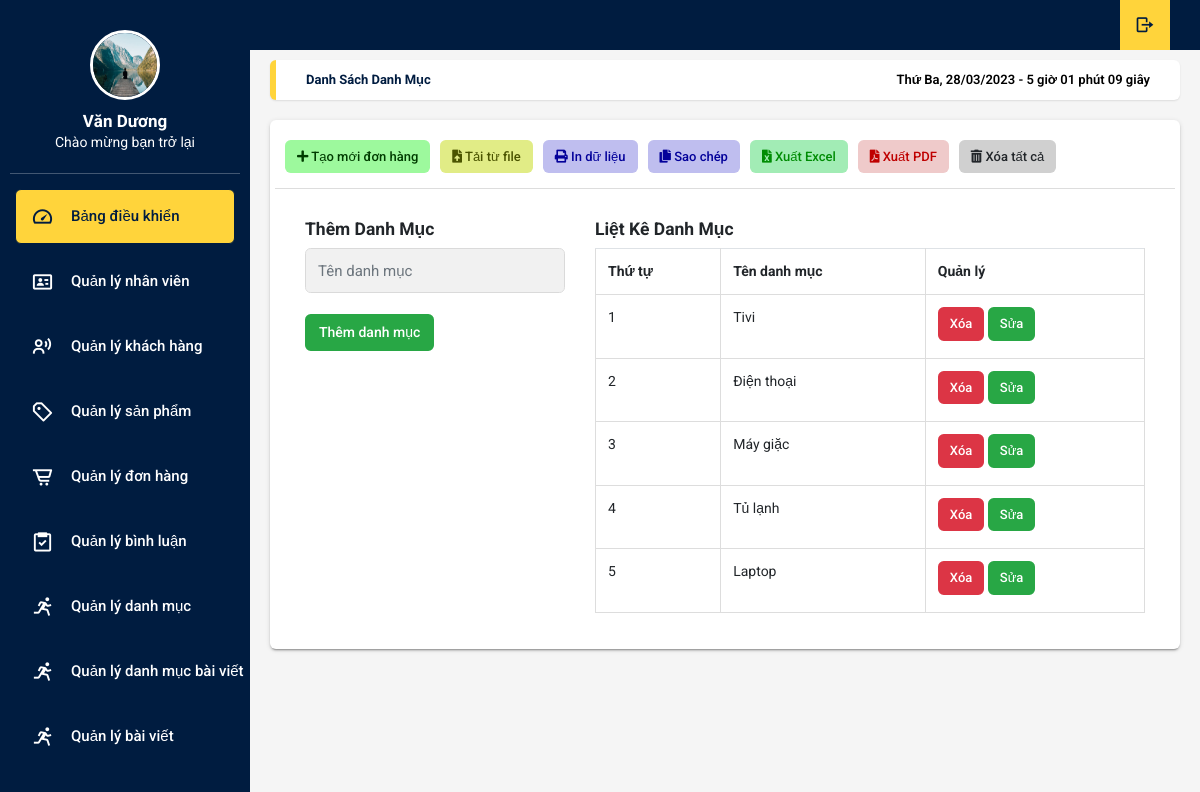
Page /admin/xulydanhmuc.php on the earlier database version.
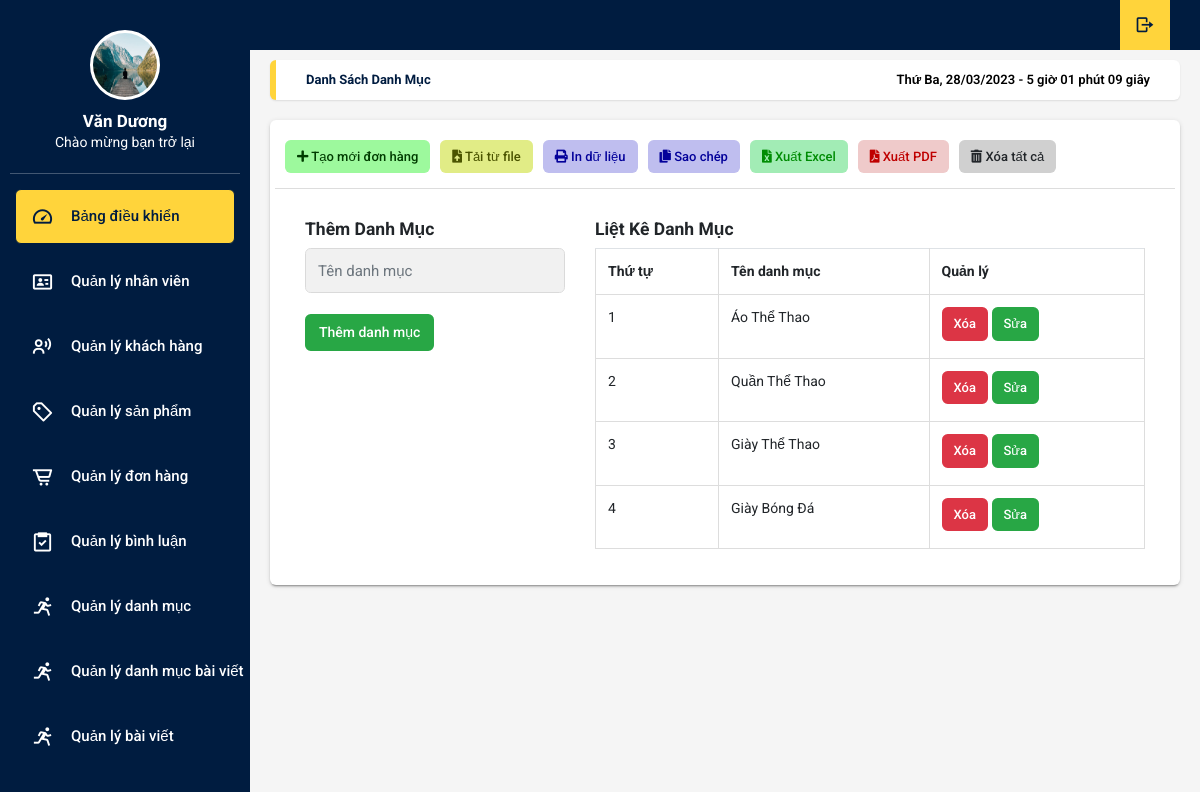
Same page on the later database version.
### tables this page shows
CREATE TABLE `tbl_category` (
  `category_id` int(11) NOT NULL,
  `category_name` varchar(50) NOT NULL
);

### admin/xulydanhmuc.php (the view, shortened to what the changed rows need)
<!DOCTYPE html>
<html lang="en">
<head>
</head>
<body>
</body>
</html>
<?php
	include('../db/connect.php');
?>
<!DOCTYPE html>
<html lang="en">
<head>
  <link rel="stylesheet" type="text/css" href="../css/main.css">
  <link rel="stylesheet" href="https://cdn.jsdelivr.net/npm/boxicons@latest/css/boxicons.min.css">
  <link rel="stylesheet" href="https://unpkg.com/boxicons@latest/css/boxicons.min.css">
  <link rel="stylesheet" type="text/css"
    href="https://maxcdn.bootstrapcdn.com/font-awesome/4.7.0/css/font-awesome.min.css">
  <link rel="stylesheet" href="https://use.fontawesome.com/releases/v5.8.2/css/all.css">
  <link rel="stylesheet" href="https://cdnjs.cloudflare.com/ajax/libs/jquery-confirm/3.3.2/jquery-confirm.min.css">
</head>
<body onload="time()" class="app sidebar-mini rtl">
  <main class="app-content">
      <div class="row">
        <div class="col-md-12">
          <div class="tile">
            <div class="tile-body">
	<div class="container">
		<div class="row">
			<div class="col-md-8">
				<?php
				$sql_select = mysqli_query($con,"SELECT * FROM tbl_category ORDER BY category_id DESC");
				?>
				<table class="table table-hover" border="0.5">
					<tr>
						<th>Thứ tự</th>
						<th>Tên danh mục</th>
						<th>Quản lý</th>
					</tr>
					<?php
					$i = 0;
					while($row_category = mysqli_fetch_array($sql_select)){
						$i++;
					?>
					<tr>
						<td><?php echo $i; ?></td>
						<td><?php echo $row_category['category_name'] ?></td>
						<td>
							<a href="?xoa=<?php echo $row_category['category_id'] ?>" class="btn btn-danger btn-sm" onclick="return confirm('Bạn chắc chắn muốn xóa chứ?')">Xóa</a>
						 	<a href="?quanly=capnhat&id=<?php echo $row_category['category_id'] ?>" class="btn btn-success btn-sm">Sửa</a>
						</td>
					</tr>
					<?php
					}
					?>
				</table>
			</div>
		</div>
	</div>
</main>
</body>
</html>

Differences in the rows shown:
removed tbl_category: category_name "Laptop"
changed tbl_category: category_name "Tivi" → "Áo Thể Thao"
changed tbl_category: category_name "Điện thoại" → "Quần Thể Thao"
changed tbl_category: category_name "Máy giặc" → "Giày Thể Thao"
changed tbl_category: category_name "Tủ lạnh" → "Giày Bóng Đá"
